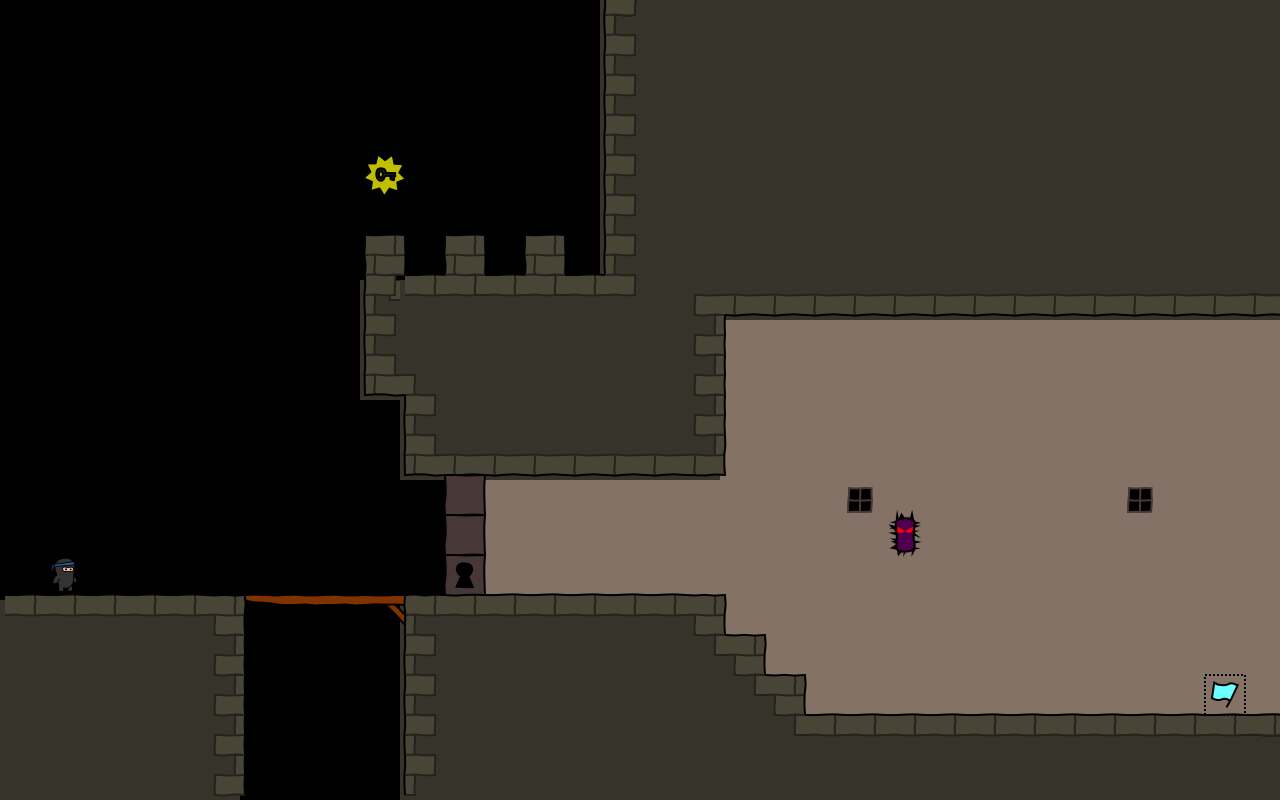

This is a level from a 2D game, rendered from its Tiled map with the project's own tilesets. A one-line summary and the complete map file follow:
An orthogonal 32x20 tile map with 40x40 px tiles, 4 tile layers (bg, walls, objects, fg), 3 tilesets.

<map version="1.0" orientation="orthogonal" width="32" height="20" tilewidth="40" tileheight="40">
 <tileset firstgid="1" name="world1" tilewidth="50" tileheight="50">
  <image source="world3.png" width="400" height="400" />
 </tileset>
 <tileset firstgid="65" name="objectpalette" tilewidth="50" tileheight="50">
  <image source="objectpalette.png" width="400" height="500" />
 </tileset>
 <tileset firstgid="145" name="background" tilewidth="40" tileheight="40">
  <image source="background3.png" width="320" height="600" />
 </tileset>
 <layer name="bg" width="32" height="20">
  <data encoding="csv">
0,0,0,0,0,0,0,0,0,0,0,0,0,0,0,173,173,173,173,173,173,173,173,173,173,173,173,173,173,173,173,173,
0,0,0,0,0,0,0,0,0,0,0,0,0,0,0,173,173,173,173,173,173,173,173,173,173,173,173,173,173,173,173,173,
0,0,0,0,0,0,0,0,0,0,0,0,0,0,0,173,173,173,173,173,173,173,173,173,173,173,173,173,173,173,173,173,
0,0,0,0,0,0,0,0,0,0,0,0,0,0,0,173,173,173,173,173,173,173,173,173,173,173,173,173,173,173,173,173,
0,0,0,0,0,0,0,0,0,0,0,0,0,0,0,173,173,173,173,173,173,173,173,173,173,173,173,173,173,173,173,173,
0,0,0,0,0,0,0,0,0,0,0,0,0,0,0,173,173,173,173,173,173,173,173,173,173,173,173,173,173,173,173,173,
0,0,0,0,0,0,0,0,0,0,0,0,0,0,0,173,173,173,173,173,173,173,173,173,173,173,173,173,173,173,173,173,
0,0,0,0,0,0,0,0,0,187,173,173,173,173,173,173,173,173,173,173,173,173,173,173,173,173,173,173,173,173,173,173,
0,0,0,0,0,0,0,0,0,173,173,173,173,173,173,173,173,173,154,154,154,154,154,154,154,154,154,154,154,154,154,154,
0,0,0,0,0,0,0,0,0,173,173,173,173,173,173,173,173,173,154,154,154,154,154,154,154,154,154,154,154,154,154,154,
0,0,0,0,0,0,0,0,0,0,173,173,173,173,173,173,173,173,154,154,154,154,154,154,154,154,154,154,154,154,154,154,
0,0,0,0,0,0,0,0,0,0,173,173,173,173,173,173,173,173,154,154,154,154,154,154,154,154,154,154,154,154,154,154,
0,0,0,0,0,0,0,0,0,0,0,153,154,154,154,154,154,154,154,154,154,150,154,154,154,154,154,154,150,154,154,154,
0,0,0,0,0,0,0,0,0,0,0,153,154,154,154,154,154,154,154,154,154,154,154,154,154,154,154,154,154,154,154,154,
0,0,0,0,0,0,0,0,0,0,0,153,154,154,154,154,154,154,154,154,154,154,154,154,154,154,154,154,154,154,154,154,
173,173,173,173,173,173,0,0,0,0,173,173,173,173,173,173,173,173,154,154,154,154,154,154,154,154,154,154,154,154,154,154,
173,173,173,173,173,173,0,0,0,0,173,173,173,173,173,173,173,173,173,154,154,154,154,154,154,154,154,154,154,154,154,154,
173,173,173,173,173,173,0,0,0,0,173,173,173,173,173,173,173,173,173,173,154,154,154,154,154,154,154,154,154,154,154,154,
173,173,173,173,173,173,0,0,0,0,173,173,173,173,173,173,173,173,173,173,173,173,173,173,173,173,173,173,173,173,173,173,
173,173,173,173,173,173,0,0,0,0,173,173,173,173,173,173,173,173,173,173,173,173,173,173,173,173,173,173,173,173,173,173
</data>
 </layer>
 <layer name="walls" width="32" height="20">
  <data encoding="csv">
0,0,0,0,0,0,0,0,0,0,0,0,0,0,0,17,0,0,0,0,0,0,0,0,0,0,0,0,0,0,0,0,
0,0,0,0,0,0,0,0,0,0,0,0,0,0,0,17,0,0,0,0,0,0,0,0,0,0,0,0,0,0,0,0,
0,0,0,0,0,0,0,0,0,0,0,0,0,0,0,17,0,0,0,0,0,0,0,0,0,0,0,0,0,0,0,0,
0,0,0,0,0,0,0,0,0,0,0,0,0,0,0,17,0,0,0,0,0,0,0,0,0,0,0,0,0,0,0,0,
0,0,0,0,0,0,0,0,0,0,0,0,0,0,0,17,0,0,0,0,0,0,0,0,0,0,0,0,0,0,0,0,
0,0,0,0,0,0,0,0,0,0,0,0,0,0,0,17,0,0,0,0,0,0,0,0,0,0,0,0,0,0,0,0,
0,0,0,0,0,0,0,0,0,12,0,12,0,12,0,17,0,0,0,0,0,0,0,0,0,0,0,0,0,0,0,0,
0,0,0,0,0,0,0,0,0,17,10,32,10,32,10,24,0,21,26,26,26,26,26,26,26,26,26,26,26,26,26,26,
0,0,0,0,0,0,0,0,0,17,0,0,0,0,0,0,0,19,0,0,0,0,0,0,0,0,0,0,0,0,0,0,
0,0,0,0,0,0,0,0,0,25,22,0,0,0,0,0,0,19,0,0,0,0,0,0,0,0,0,0,0,0,0,0,
0,0,0,0,0,0,0,0,0,0,17,0,0,0,0,0,0,19,0,0,0,0,0,0,0,0,0,0,0,0,0,0,
0,0,0,0,0,0,0,0,0,0,25,26,26,26,26,26,26,27,0,0,0,0,0,0,0,0,0,0,0,0,0,0,
0,0,0,0,0,0,0,0,0,0,0,0,0,0,0,0,0,0,0,0,0,0,0,0,0,0,0,0,0,0,0,0,
0,0,0,0,0,0,0,0,0,0,0,0,0,0,0,0,0,0,0,0,0,0,0,0,0,0,0,0,0,0,0,0,
0,0,0,0,0,0,0,0,0,0,0,0,0,0,0,0,0,0,0,0,0,0,0,0,0,0,0,0,0,0,0,0,
10,10,10,10,10,11,14,7,7,8,9,10,10,10,10,10,10,11,0,0,0,0,0,0,0,0,0,0,0,0,0,0,
0,0,0,0,0,19,0,0,0,0,17,0,0,0,0,0,0,23,11,0,0,0,0,0,0,0,0,0,0,0,0,0,
0,0,0,0,0,19,0,0,0,0,17,0,0,0,0,0,0,0,23,11,0,0,0,0,0,0,0,0,0,0,0,0,
0,0,0,0,0,19,0,0,0,0,17,0,0,0,0,0,0,0,0,23,10,10,10,10,10,10,10,10,10,10,10,10,
0,0,0,0,0,19,0,0,0,0,17,0,0,0,0,0,0,0,0,0,0,0,0,0,0,0,0,0,0,0,0,0
</data>
 </layer>
 <layer name="objects" width="32" height="20">
  <data encoding="csv">
0,0,0,0,0,0,0,0,0,0,0,0,0,0,0,0,0,0,0,0,0,0,0,0,0,0,0,0,0,0,0,0,
0,0,0,0,0,0,0,0,0,0,0,0,0,0,0,0,0,0,0,0,0,0,0,0,0,0,0,0,0,0,0,0,
0,0,0,0,0,0,0,0,0,0,0,0,0,0,0,0,0,0,0,0,0,0,0,0,0,0,0,0,0,0,0,0,
0,0,0,0,0,0,0,0,0,0,0,0,0,0,0,0,0,0,0,0,0,0,0,0,0,0,0,0,0,0,0,0,
0,0,0,0,0,0,0,0,0,88,0,0,0,0,0,0,0,0,0,0,0,0,0,0,0,0,0,0,0,0,0,0,
0,0,0,0,0,0,0,0,0,0,0,0,0,0,0,0,0,0,0,0,0,0,0,0,0,0,0,0,0,0,0,0,
0,0,0,0,0,0,0,0,0,0,0,0,0,0,0,0,0,0,0,0,0,0,0,0,0,0,0,0,0,0,0,0,
0,0,0,0,0,0,0,0,0,0,0,0,0,0,0,0,0,0,0,0,0,0,0,0,0,0,0,0,0,0,0,0,
0,0,0,0,0,0,0,0,0,0,0,0,0,0,0,0,0,0,0,0,0,0,0,0,0,0,0,0,0,0,0,0,
0,0,0,0,0,0,0,0,0,0,0,0,0,0,0,0,0,0,0,0,0,0,0,0,0,0,0,0,0,0,0,0,
0,0,0,0,0,0,0,0,0,0,0,0,0,0,0,0,0,0,0,0,0,0,0,0,0,0,0,0,0,0,0,0,
0,0,0,0,0,0,0,0,0,0,0,0,0,0,0,0,0,0,0,0,0,0,0,0,0,0,0,0,0,0,0,0,
0,0,0,0,0,0,0,0,0,0,0,87,0,0,0,0,0,0,0,0,0,0,0,0,0,0,0,0,0,0,0,0,
0,0,0,0,0,0,0,0,0,0,0,87,0,0,0,0,0,0,0,0,0,0,74,0,0,0,0,0,0,0,0,0,
0,65,0,0,0,0,0,0,0,0,0,86,0,0,0,0,0,0,0,0,0,0,0,0,0,0,0,0,0,0,0,0,
0,0,0,0,0,0,0,0,0,0,0,0,0,0,0,0,0,0,0,0,0,0,0,0,0,0,0,0,0,0,0,0,
0,0,0,0,0,0,0,0,0,0,0,0,0,0,0,0,0,0,0,0,0,0,0,0,0,0,0,0,0,0,0,0,
0,0,0,0,0,0,0,0,0,0,0,0,0,0,0,0,0,0,0,0,0,0,0,0,0,0,0,0,0,0,66,0,
0,0,0,0,0,0,0,0,0,0,0,0,0,0,0,0,0,0,0,0,0,0,0,0,0,0,0,0,0,0,0,0,
0,0,0,0,0,0,0,0,0,0,0,0,0,0,0,0,0,0,0,0,0,0,0,0,0,0,0,0,0,0,0,0
</data>
 </layer>
 <layer name="fg" width="32" height="20">
  <data encoding="csv">
0,0,0,0,0,0,0,0,0,0,0,0,0,0,0,0,0,0,0,0,0,0,0,0,0,0,0,0,0,0,0,0,
0,0,0,0,0,0,0,0,0,0,0,0,0,0,0,0,0,0,0,0,0,0,0,0,0,0,0,0,0,0,0,0,
0,0,0,0,0,0,0,0,0,0,0,0,0,0,0,0,0,0,0,0,0,0,0,0,0,0,0,0,0,0,0,0,
0,0,0,0,0,0,0,0,0,0,0,0,0,0,0,0,0,0,0,0,0,0,0,0,0,0,0,0,0,0,0,0,
0,0,0,0,0,0,0,0,0,0,0,0,0,0,0,0,0,0,0,0,0,0,0,0,0,0,0,0,0,0,0,0,
0,0,0,0,0,0,0,0,0,0,0,0,0,0,0,0,0,0,0,0,0,0,0,0,0,0,0,0,0,0,0,0,
0,0,0,0,0,0,0,0,0,0,0,0,0,0,0,0,0,0,0,0,0,0,0,0,0,0,0,0,0,0,0,0,
0,0,0,0,0,0,0,0,0,0,0,0,0,0,0,0,0,0,0,0,0,0,0,0,0,0,0,0,0,0,0,0,
0,0,0,0,0,0,0,0,0,0,0,0,0,0,0,0,0,0,0,0,0,0,0,0,0,0,0,0,0,0,0,0,
0,0,0,0,0,0,0,0,0,0,0,0,0,0,0,0,0,0,0,0,0,0,0,0,0,0,0,0,0,0,0,0,
0,0,0,0,0,0,0,0,0,0,0,0,0,0,0,0,0,0,0,0,0,0,0,0,0,0,0,0,0,0,0,0,
0,0,0,0,0,0,0,0,0,0,0,0,0,0,0,0,0,0,0,0,0,0,0,0,0,0,0,0,0,0,0,0,
0,0,0,0,0,0,0,0,0,0,0,0,0,0,0,0,0,0,0,0,0,0,0,0,0,0,0,0,0,0,0,0,
0,0,0,0,0,0,0,0,0,0,0,0,0,0,0,0,0,0,0,0,0,0,0,0,0,0,0,0,0,0,0,0,
0,0,0,0,0,0,0,0,0,0,0,0,0,0,0,0,0,0,0,0,0,0,0,0,0,0,0,0,0,0,0,0,
0,0,0,0,0,0,0,0,0,0,0,0,0,0,0,0,0,0,0,0,0,0,0,0,0,0,0,0,0,0,0,0,
0,0,0,0,0,0,0,0,0,0,0,0,0,0,0,0,0,0,0,0,0,0,0,0,0,0,0,0,0,0,0,0,
0,0,0,0,0,0,0,0,0,0,0,0,0,0,0,0,0,0,0,0,0,0,0,0,0,0,0,0,0,0,0,0,
0,0,0,0,0,0,0,0,0,0,0,0,0,0,0,0,0,0,0,0,0,0,0,0,0,0,0,0,0,0,0,0,
0,0,0,0,0,0,0,0,0,0,0,0,0,0,0,0,0,0,0,0,0,0,0,0,0,0,0,0,0,0,0,0
</data>
 </layer>
</map>
